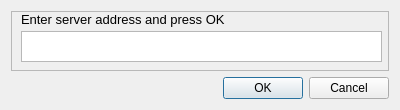
<?xml version="1.0" encoding="UTF-8"?>
<ui version="4.0">
 <class>ServerEntry</class>
 <widget class="QDialog" name="ServerEntry">
  <property name="geometry">
   <rect>
    <x>0</x>
    <y>0</y>
    <width>400</width>
    <height>107</height>
   </rect>
  </property>
  <property name="sizePolicy">
   <sizepolicy hsizetype="Preferred" vsizetype="Minimum">
    <horstretch>0</horstretch>
    <verstretch>0</verstretch>
   </sizepolicy>
  </property>
  <property name="windowTitle">
   <string>Dialog</string>
  </property>
  <layout class="QGridLayout" name="gridLayout">
   <item row="2" column="0">
    <widget class="QDialogButtonBox" name="buttonBox">
     <property name="orientation">
      <enum>Qt::Horizontal</enum>
     </property>
     <property name="standardButtons">
      <set>QDialogButtonBox::Cancel|QDialogButtonBox::Ok</set>
     </property>
    </widget>
   </item>
   <item row="1" column="0">
    <widget class="QFrame" name="frame">
     <property name="sizePolicy">
      <sizepolicy hsizetype="Preferred" vsizetype="Minimum">
       <horstretch>0</horstretch>
       <verstretch>0</verstretch>
      </sizepolicy>
     </property>
     <property name="minimumSize">
      <size>
       <width>0</width>
       <height>60</height>
      </size>
     </property>
     <property name="frameShape">
      <enum>QFrame::StyledPanel</enum>
     </property>
     <property name="frameShadow">
      <enum>QFrame::Raised</enum>
     </property>
     <widget class="QLabel" name="label">
      <property name="geometry">
       <rect>
        <x>10</x>
        <y>0</y>
        <width>221</width>
        <height>16</height>
       </rect>
      </property>
      <property name="font">
       <font>
        <pointsize>10</pointsize>
       </font>
      </property>
      <property name="text">
       <string>Enter server address and press OK</string>
      </property>
     </widget>
     <widget class="QTextEdit" name="textEdit">
      <property name="geometry">
       <rect>
        <x>10</x>
        <y>20</y>
        <width>361</width>
        <height>31</height>
       </rect>
      </property>
      <property name="font">
       <font>
        <pointsize>10</pointsize>
       </font>
      </property>
     </widget>
    </widget>
   </item>
  </layout>
 </widget>
 <resources/>
 <connections>
  <connection>
   <sender>buttonBox</sender>
   <signal>accepted()</signal>
   <receiver>ServerEntry</receiver>
   <slot>accept()</slot>
   <hints>
    <hint type="sourcelabel">
     <x>248</x>
     <y>254</y>
    </hint>
    <hint type="destinationlabel">
     <x>157</x>
     <y>274</y>
    </hint>
   </hints>
  </connection>
  <connection>
   <sender>buttonBox</sender>
   <signal>rejected()</signal>
   <receiver>ServerEntry</receiver>
   <slot>reject()</slot>
   <hints>
    <hint type="sourcelabel">
     <x>316</x>
     <y>260</y>
    </hint>
    <hint type="destinationlabel">
     <x>286</x>
     <y>274</y>
    </hint>
   </hints>
  </connection>
 </connections>
</ui>
